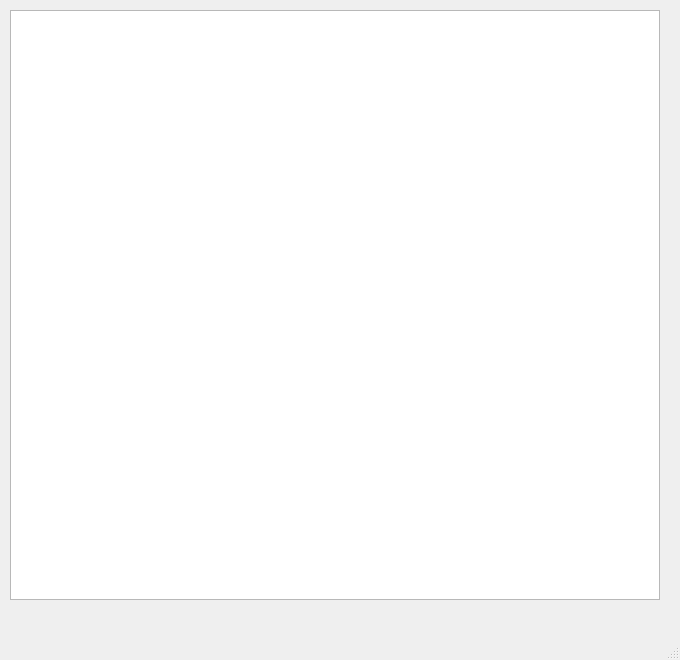
<?xml version="1.0" encoding="UTF-8"?>
<ui version="4.0">
 <class>MainWindow</class>
 <widget class="QMainWindow" name="MainWindow">
  <property name="geometry">
   <rect>
    <x>0</x>
    <y>0</y>
    <width>680</width>
    <height>660</height>
   </rect>
  </property>
  <property name="windowTitle">
   <string>MainWindow</string>
  </property>
  <widget class="QWidget" name="centralwidget">
   <widget class="QGraphicsView" name="graphicsView">
    <property name="geometry">
     <rect>
      <x>10</x>
      <y>10</y>
      <width>650</width>
      <height>590</height>
     </rect>
    </property>
   </widget>
  </widget>
  <widget class="QMenuBar" name="menubar">
   <property name="geometry">
    <rect>
     <x>0</x>
     <y>0</y>
     <width>680</width>
     <height>22</height>
    </rect>
   </property>
  </widget>
  <widget class="QStatusBar" name="statusbar"/>
 </widget>
 <resources/>
 <connections/>
</ui>
